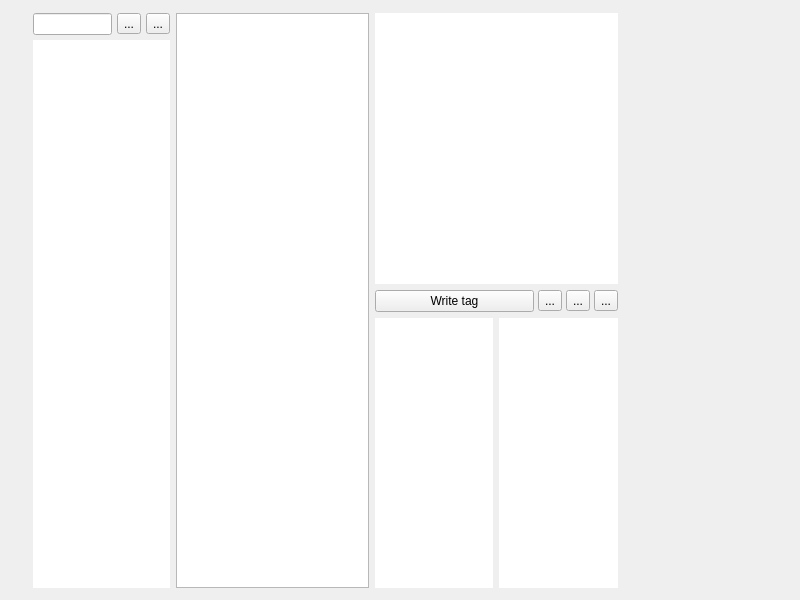
<?xml version="1.0" encoding="UTF-8"?>
<ui version="4.0">
 <class>Test</class>
 <widget class="QWidget" name="Test">
  <property name="geometry">
   <rect>
    <x>0</x>
    <y>0</y>
    <width>800</width>
    <height>600</height>
   </rect>
  </property>
  <property name="windowTitle">
   <string>Test</string>
  </property>
  <widget class="QWidget" name="horizontalLayoutWidget">
   <property name="geometry">
    <rect>
     <x>30</x>
     <y>10</y>
     <width>591</width>
     <height>581</height>
    </rect>
   </property>
   <layout class="QHBoxLayout" name="horizontalLayout">
    <property name="sizeConstraint">
     <enum>QLayout::SizeConstraint::SetNoConstraint</enum>
    </property>
    <property name="leftMargin">
     <number>3</number>
    </property>
    <property name="topMargin">
     <number>3</number>
    </property>
    <property name="rightMargin">
     <number>3</number>
    </property>
    <property name="bottomMargin">
     <number>3</number>
    </property>
    <item>
     <layout class="QGridLayout" name="gridLayout" rowstretch="0,0" columnstretch="0,0,0">
      <property name="sizeConstraint">
       <enum>QLayout::SizeConstraint::SetDefaultConstraint</enum>
      </property>
      <property name="spacing">
       <number>5</number>
      </property>
      <item row="0" column="0">
       <widget class="QLineEdit" name="dir_entry">
        <property name="maximumSize">
         <size>
          <width>150</width>
          <height>16777215</height>
         </size>
        </property>
        <property name="cursorMoveStyle">
         <enum>Qt::CursorMoveStyle::LogicalMoveStyle</enum>
        </property>
       </widget>
      </item>
      <item row="0" column="2">
       <widget class="QToolButton" name="loaddir_button">
        <property name="text">
         <string>...</string>
        </property>
        <property name="icon">
         <iconset theme="folder-open"/>
        </property>
       </widget>
      </item>
      <item row="0" column="1">
       <widget class="QToolButton" name="up_dir_button">
        <property name="text">
         <string>...</string>
        </property>
        <property name="icon">
         <iconset theme="go-up"/>
        </property>
       </widget>
      </item>
      <item row="1" column="0" colspan="3">
       <widget class="QListWidget" name="filelist">
        <property name="maximumSize">
         <size>
          <width>200</width>
          <height>16777215</height>
         </size>
        </property>
        <property name="layoutDirection">
         <enum>Qt::LayoutDirection::LeftToRight</enum>
        </property>
        <property name="frameShape">
         <enum>QFrame::Shape::NoFrame</enum>
        </property>
        <property name="layoutMode">
         <enum>QListView::LayoutMode::SinglePass</enum>
        </property>
        <property name="spacing">
         <number>1</number>
        </property>
        <property name="currentRow">
         <number>-1</number>
        </property>
       </widget>
      </item>
     </layout>
    </item>
    <item>
     <widget class="QGraphicsView" name="graphicsView"/>
    </item>
    <item>
     <layout class="QVBoxLayout" name="verticalLayout">
      <item>
       <widget class="QTextBrowser" name="tagdisplay">
        <property name="maximumSize">
         <size>
          <width>300</width>
          <height>400</height>
         </size>
        </property>
        <property name="frameShape">
         <enum>QFrame::Shape::NoFrame</enum>
        </property>
        <property name="frameShadow">
         <enum>QFrame::Shadow::Sunken</enum>
        </property>
       </widget>
      </item>
      <item>
       <layout class="QHBoxLayout" name="horizontalLayout_3">
        <property name="spacing">
         <number>4</number>
        </property>
        <item>
         <widget class="QPushButton" name="write_tag">
          <property name="text">
           <string>Write tag</string>
          </property>
         </widget>
        </item>
        <item>
         <widget class="QToolButton" name="clear_tag_button">
          <property name="text">
           <string>...</string>
          </property>
          <property name="icon">
           <iconset theme="user-trash"/>
          </property>
         </widget>
        </item>
        <item>
         <widget class="QToolButton" name="reload_tags_button">
          <property name="text">
           <string>...</string>
          </property>
          <property name="icon">
           <iconset theme="emblem-synchronized"/>
          </property>
         </widget>
        </item>
        <item>
         <widget class="QToolButton" name="tag_config_button">
          <property name="text">
           <string>...</string>
          </property>
          <property name="icon">
           <iconset theme="document-properties"/>
          </property>
         </widget>
        </item>
       </layout>
      </item>
      <item>
       <layout class="QHBoxLayout" name="horizontalLayout_2">
        <property name="sizeConstraint">
         <enum>QLayout::SizeConstraint::SetDefaultConstraint</enum>
        </property>
        <item>
         <widget class="QListWidget" name="author_list">
          <property name="maximumSize">
           <size>
            <width>150</width>
            <height>16777215</height>
           </size>
          </property>
          <property name="frameShape">
           <enum>QFrame::Shape::NoFrame</enum>
          </property>
          <property name="resizeMode">
           <enum>QListView::ResizeMode::Adjust</enum>
          </property>
          <property name="viewMode">
           <enum>QListView::ViewMode::IconMode</enum>
          </property>
         </widget>
        </item>
        <item>
         <widget class="QListWidget" name="tag_list">
          <property name="maximumSize">
           <size>
            <width>150</width>
            <height>16777215</height>
           </size>
          </property>
          <property name="frameShape">
           <enum>QFrame::Shape::NoFrame</enum>
          </property>
          <property name="resizeMode">
           <enum>QListView::ResizeMode::Adjust</enum>
          </property>
          <property name="viewMode">
           <enum>QListView::ViewMode::IconMode</enum>
          </property>
         </widget>
        </item>
       </layout>
      </item>
     </layout>
    </item>
   </layout>
  </widget>
 </widget>
 <resources/>
 <connections/>
</ui>
